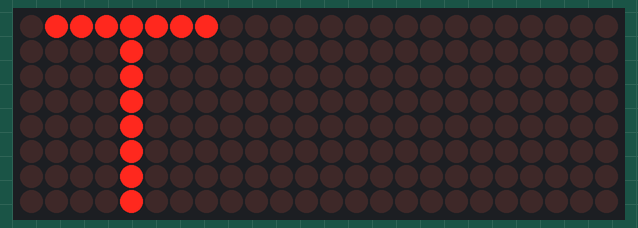
Simulated run of this sketch. Board: Arduino Uno, built with avr-gcc and run on an emulated ATmega328P. On the bench: 24×8 LED matrix. Wiring (inferred from the names in the program): 3 × MAX7219 LED driver (orientation assumed): data pin 2; clock pin 4; CS pin 3.

Above: at 0.1 s.
At 0.8 s:
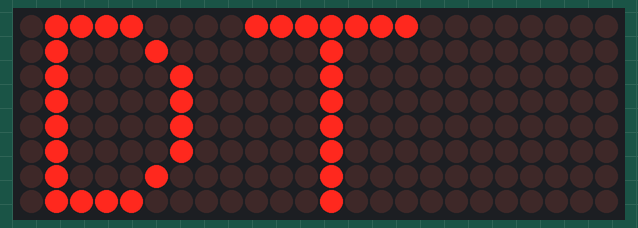
At 1.6 s:
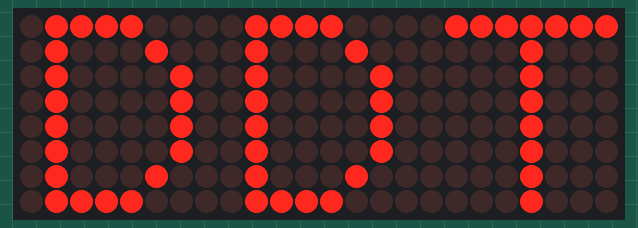
At 5.9 s:
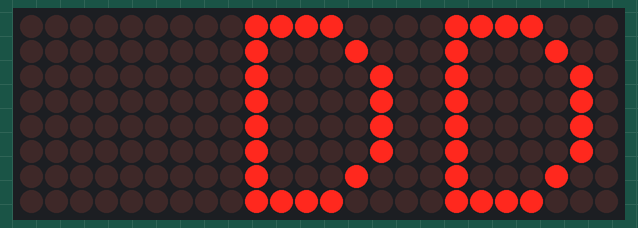
At 9.1 s:
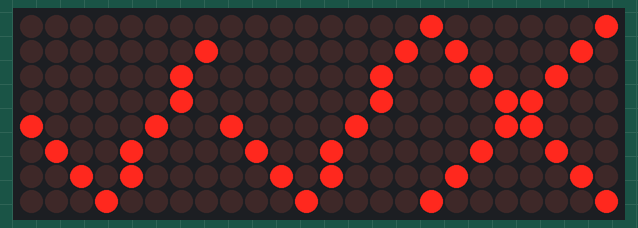
At 12.6 s:
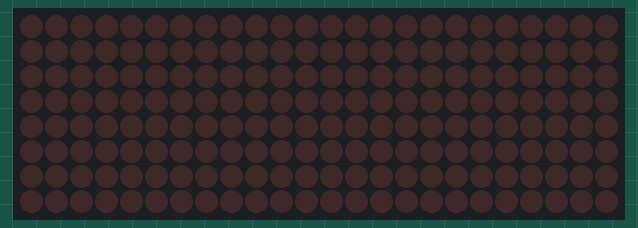

The sketch:

AnimateMax7219.ino
```cpp
/* code for max 7219 from maxim,
 reduced and optimised for using more than one 7219 in a row,
 ______________________________________

 Code History:
 --------------

 The original code was written for the Wiring board by:
 * Nicholas Zambetti and Dave Mellis /Interaction Design Institute Ivrea /Dec 2004
 * http://www.potemkin.org/uploads/Wiring/MAX7219.txt

 First modification by:
 * Marcus Hannerstig/  K3, malmÃ¶ hÃ¶gskola /2006
 * http://www.xlab.se | http://arduino.berlios.de

 This version is by:
 * tomek ness /FH-Potsdam / Feb 2007
 * http://design.fh-potsdam.de/

 * @acknowledgements: eric f.

 -----------------------------------

 General notes:

 -if you are only using one max7219, then use the function maxSingle to control
 the little guy ---maxSingle(register (1-8), collum (0-255))

 -if you are using more than one max7219, and they all should work the same,
 then use the function maxAll ---maxAll(register (1-8), collum (0-255))

 -if you are using more than one max7219 and just want to change something
 at one little guy, then use the function maxOne
 ---maxOne(Max you want to control (1== the first one), register (1-8),
 column (0-255))

 During initiation, be sure to send every part to every max7219 and then
 upload it.
 For example, if you have five max7219's, you have to send the scanLimit 5 times
 before you load it-- otherwise not every max7219 will get the data. the
 function maxInUse keeps track of this, just tell it how many max7219 you are
 using.
 */

int dataIn = 2;
int load = 3;
int clock = 4;

int maxInUse = 3;    //change this variable to set how many MAX7219's you'll use

int e = 0;           // just a variable

// define max7219 registers
byte max7219_reg_noop        = 0x00;
byte max7219_reg_digit0      = 0x01;
byte max7219_reg_digit1      = 0x02;
byte max7219_reg_digit2      = 0x03;
byte max7219_reg_digit3      = 0x04;
byte max7219_reg_digit4      = 0x05;
byte max7219_reg_digit5      = 0x06;
byte max7219_reg_digit6      = 0x07;
byte max7219_reg_digit7      = 0x08;
byte max7219_reg_decodeMode  = 0x09;
byte max7219_reg_intensity   = 0x0a;
byte max7219_reg_scanLimit   = 0x0b;
byte max7219_reg_shutdown    = 0x0c;
byte max7219_reg_displayTest = 0x0f;

void setup () {

  pinMode(dataIn, OUTPUT);
  pinMode(clock,  OUTPUT);
  pinMode(load,   OUTPUT);

  digitalWrite(13, HIGH);

  //initiation of the max 7219
  maxAll(max7219_reg_scanLimit, 0x07);
  maxAll(max7219_reg_decodeMode, 0x00);  // using an led matrix (not digits)
  maxAll(max7219_reg_shutdown, 0x01);    // not in shutdown mode
  maxAll(max7219_reg_displayTest, 0x00); // no display test
  for (e=1; e<=8; e++) {    // empty registers, turn all LEDs off
    maxAll(e,0);
  }
  maxAll(max7219_reg_intensity, 0x00 & 0x0f);    // the first 0x0f is the value you can set
  // range: 0x00 to 0x0f
}

void loop () {
  playTDD();
}
```

functions.ino
```cpp
void putByte(byte data) {
  byte i = 8;
  byte mask;
  while(i > 0) {
    mask = 0x01 << (i - 1);      // get bitmask
    digitalWrite( clock, LOW);   // tick
    if (data & mask){            // choose bit
      digitalWrite(dataIn, HIGH);// send 1
}
    else{
      digitalWrite(dataIn, LOW); // send 0
}
    digitalWrite(clock, HIGH);   // tock
    --i;                         // move to lesser bit
}
}

void maxSingle( byte reg, byte col) {
  //maxSingle is the "easy"  function to use for a single max7219

  digitalWrite(load, LOW);       // begin
  putByte(reg);                  // specify register
  putByte(col);//((data & 0x01) * 256) + data >> 1); // put data
  digitalWrite(load, LOW);       // and load da stuff
  digitalWrite(load,HIGH);
}

void maxAll (byte reg, byte col) {    // initialize  all  MAX7219's in the system
  int c = 0;
  digitalWrite(load, LOW);  // begin
  for ( c =1; c<= maxInUse; c++) {
    putByte(reg);  // specify register
    putByte(col);//((data & 0x01) * 256) + data >> 1); // put data
}
  digitalWrite(load, LOW);
  digitalWrite(load,HIGH);
}

void maxOne(byte maxNr, byte reg, byte col) {
  //maxOne is for addressing different MAX7219's,
  //while having a couple of them cascaded

  int c = 0;
  digitalWrite(load, LOW);  // begin

  for ( c = maxInUse; c > maxNr; c--) {
    putByte(0);    // means no operation
    putByte(0);    // means no operation
}

  putByte(reg);  // specify register
  putByte(col);//((data & 0x01) * 256) + data >> 1); // put data

  for ( c =maxNr-1; c >= 1; c--) {
    putByte(0);    // means no operation
    putByte(0);    // means no operation
}

  digitalWrite(load, LOW); // and load da stuff
  digitalWrite(load,HIGH);
}

void play3Sceens(byte scene1[][8], byte scene2[][8], byte scene3 [][8]){
  int dly = 750;
  int s1 = 0;
  int s2 = 0;
  int s3 = 0;
  int sceneCount = 0;
  for (;sceneCount < 4; sceneCount++) {
    maxOne(1,scene1[sceneCount]);
    maxOne(2,scene2[sceneCount]);
    maxOne(3,scene3[sceneCount]);
    delay(dly);
  }
}

void scrollScene(int noDisplays, byte scene[][8], int length){
  int dly = 750;
  int s1 = 0;
  int s2 = 0;
  int s3 = 0;
  int sceneCount = 0;
  byte cls[] = {
    0,0,0,0,0,0,0,0};
  for (;sceneCount < length; sceneCount++) {
    if (sceneCount >= 0) {
      maxOne(3,scene[sceneCount - 0]);
  }
    if (sceneCount >= 1) {
      maxOne(2,scene[sceneCount - 1]);
  }
    if (sceneCount >= 2) {
      maxOne(1,scene[sceneCount - 2]);
  }
    delay(dly);
  }
  maxOne(3,cls);
  maxOne(2,scene[length-1]);
  maxOne(1,scene[length-2]);
  delay(dly);

  maxOne(2,cls);
  maxOne(1,scene[length-1]);
  delay(dly);

  maxOne(1,cls);
  delay(dly);
}

void scrollSceneEndDelay(int noDisplays, byte scene[][8], int length, int endDelay){
  int dly = 750;
  int s1 = 0;
  int s2 = 0;
  int s3 = 0;
  int sceneCount = 0;
  byte cls[] = {
    0,0,0,0,0,0,0,0};
  for (;sceneCount < length; sceneCount++) {
    if (sceneCount >= 0) {
      maxOne(3,scene[sceneCount - 0]);
    }

    if (sceneCount >= 1) {
        maxOne(2,scene[sceneCount - 1]);
    }
    if (sceneCount >= 2) {
        maxOne(1,scene[sceneCount - 2]);
    }
    delay(dly);
  }
  delay(endDelay);
  maxOne(3,cls);
  maxOne(2,scene[length-1]);
  maxOne(1,scene[length-2]);
  delay(dly);

  maxOne(2,cls);
  maxOne(1,scene[length-1]);
  delay(dly);

  maxOne(1,cls);
  delay(dly);
}

void maxOne(byte maxNr, byte col[]) {
  int c;
  for (c=0;c<8;c++){
    maxOne(maxNr,c+1,col[c]);
  }
}

void clearScreen(int maxNr) {
  byte emptyScreen[] = {0,0,0,0,0,0,0,0};
  maxOne(maxNr, emptyScreen);
}
```

Source omitted: animation.ino (data table, 3527 bytes)

Measured:
- by itself, everything shown: repeats every 14.1 s, in 10 steps
- what the display in image 1 shows lasts 0.7 s, from 0.8 s to 1.5 s
- what the display in image 2 shows lasts 4.3 s, from 1.5 s to 5.8 s
- what the display in image 4 shows lasts 2.0 s, from 9.1 s to 11.1 s
- what the display in image 5 shows lasts 1.5 s, from 12.6 s to 14.1 s
